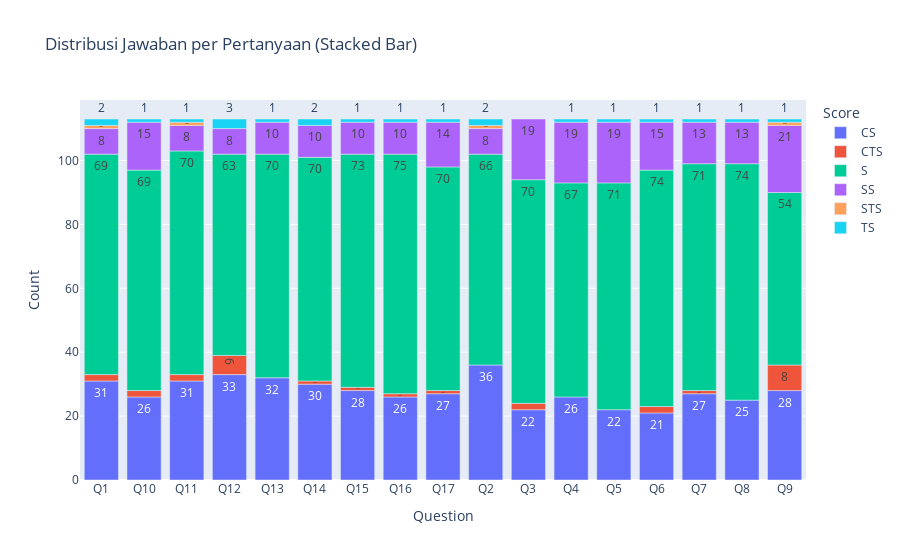

Source (notebook cell):
### Markdown cell above
## 3. Stacked Bar

### Code cell
stack = all_answers.groupby(["Question", "Score"]).size().reset_index(name="Count")

fig = px.bar(
    stack,
    x="Question",
    y="Count",
    color="Score",
    text_auto=True,
    title="Distribusi Jawaban per Pertanyaan (Stacked Bar)"
)
fig.show()

### Figure 1 — Plotly figure (JSON) as saved in the notebook; plotly's stock layout.template omitted (floating-point values rounded to 4 significant figures)
{"data": [{"hovertemplate": "Score=CS<br>Question=%{x}<br>Count=%{y}<extra></extra>", "legendgroup": "CS", "marker": {"color": "#636efa", "pattern": {"shape": ""}}, "name": "CS", "orientation": "v", "showlegend": true, "textposition": "auto", "texttemplate": "%{y}", "type": "bar", "x": ["Q1", "Q10", "Q11", "Q12", "Q13", "Q14", "Q15", "Q16", "Q17", "Q2", "Q3", "Q4", "Q5", "Q6", "Q7", "Q8", "Q9"], "xaxis": "x", "y": [31, 26, 31, 33, 32, 30, 28, 26, 27, 36, 22, 26, 22, 21, 27, 25, 28], "yaxis": "y"}, {"hovertemplate": "Score=CTS<br>Question=%{x}<br>Count=%{y}<extra></extra>", "legendgroup": "CTS", "marker": {"color": "#EF553B", "pattern": {"shape": ""}}, "name": "CTS", "orientation": "v", "showlegend": true, "textposition": "auto", "texttemplate": "%{y}", "type": "bar", "x": ["Q1", "Q10", "Q11", "Q12", "Q14", "Q15", "Q16", "Q17", "Q3", "Q6", "Q7", "Q9"], "xaxis": "x", "y": [2, 2, 2, 6, 1, 1, 1, 1, 2, 2, 1, 8], "yaxis": "y"}, {"hovertemplate": "Score=S<br>Question=%{x}<br>Count=%{y}<extra></extra>", "legendgroup": "S", "marker": {"color": "#00cc96", "pattern": {"shape": ""}}, "name": "S", "orientation": "v", "showlegend": true, "textposition": "auto", "texttemplate": "%{y}", "type": "bar", "x": ["Q1", "Q10", "Q11", "Q12", "Q13", "Q14", "Q15", "Q16", "Q17", "Q2", "Q3", "Q4", "Q5", "Q6", "Q7", "Q8", "Q9"], "xaxis": "x", "y": [69, 69, 70, 63, 70, 70, 73, 75, 70, 66, 70, 67, 71, 74, 71, 74, 54], "yaxis": "y"}, {"hovertemplate": "Score=SS<br>Question=%{x}<br>Count=%{y}<extra></extra>", "legendgroup": "SS", "marker": {"color": "#ab63fa", "pattern": {"shape": ""}}, "name": "SS", "orientation": "v", "showlegend": true, "textposition": "auto", "texttemplate": "%{y}", "type": "bar", "x": ["Q1", "Q10", "Q11", "Q12", "Q13", "Q14", "Q15", "Q16", "Q17", "Q2", "Q3", "Q4", "Q5", "Q6", "Q7", "Q8", "Q9"], "xaxis": "x", "y": [8, 15, 8, 8, 10, 10, 10, 10, 14, 8, 19, 19, 19, 15, 13, 13, 21], "yaxis": "y"}, {"hovertemplate": "Score=STS<br>Question=%{x}<br>Count=%{y}<extra></extra>", "legendgroup": "STS", "marker": {"color": "#FFA15A", "pattern": {"shape": ""}}, "name": "STS", "orientation": "v", "showlegend": true, "textposition": "auto", "texttemplate": "%{y}", "type": "bar", "x": ["Q1", "Q11", "Q2", "Q9"], "xaxis": "x", "y": [1, 1, 1, 1], "yaxis": "y"}, {"hovertemplate": "Score=TS<br>Question=%{x}<br>Count=%{y}<extra></extra>", "legendgroup": "TS", "marker": {"color": "#19d3f3", "pattern": {"shape": ""}}, "name": "TS", "orientation": "v", "showlegend": true, "textposition": "auto", "texttemplate": "%{y}", "type": "bar", "x": ["Q1", "Q10", "Q11", "Q12", "Q13", "Q14", "Q15", "Q16", "Q17", "Q2", "Q4", "Q5", "Q6", "Q7", "Q8", "Q9"], "xaxis": "x", "y": [2, 1, 1, 3, 1, 2, 1, 1, 1, 2, 1, 1, 1, 1, 1, 1], "yaxis": "y"}], "layout": {"barmode": "relative", "legend": {"title": {"text": "Score"}, "tracegroupgap": 0}, "title": {"text": "Distribusi Jawaban per Pertanyaan (Stacked Bar)"}, "xaxis": {"anchor": "y", "domain": [0, 1], "title": {"text": "Question"}}, "yaxis": {"anchor": "x", "domain": [0, 1], "title": {"text": "Count"}}}}
